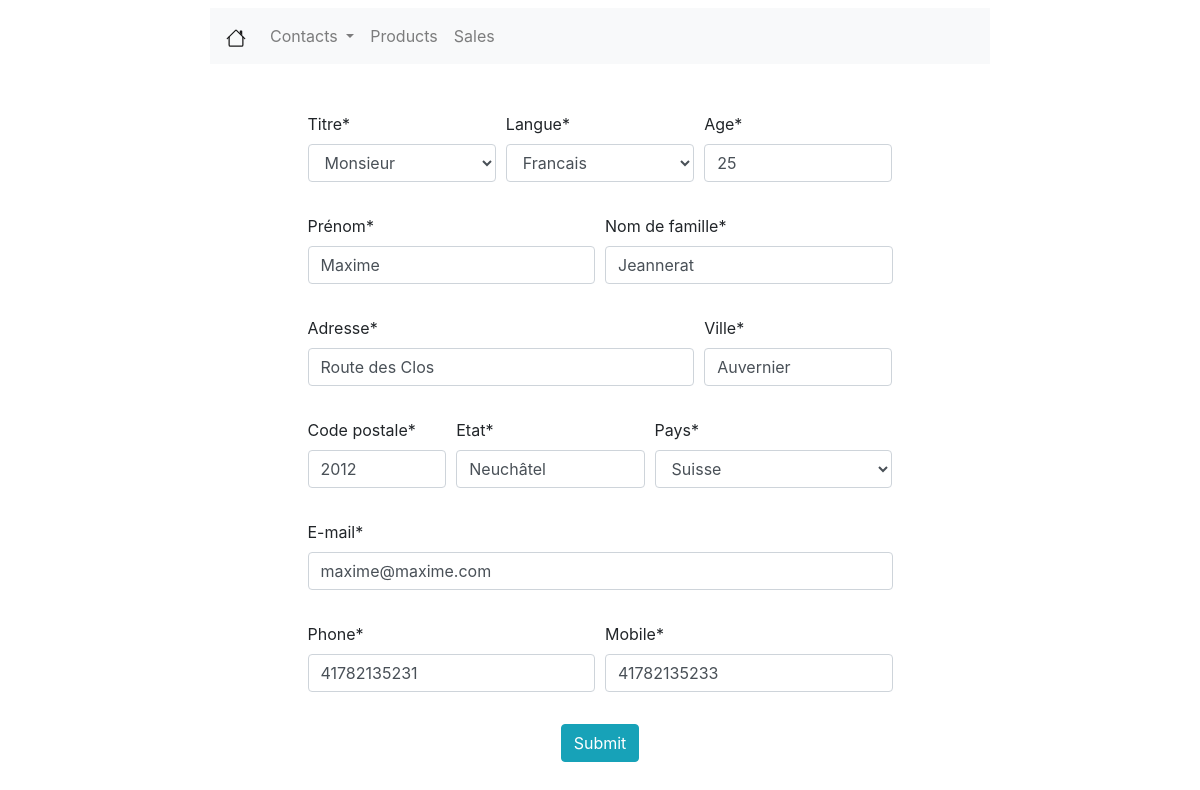
Page /contacts/5/edit/ on the committed database.
### contacts/models.py (models this page shows, shortened)
class Contact(models.Model):
    COUNTRY_CHOICES = (
        ('US', 'United States'),
        ('FR', 'France'),
        ('CH', 'Suisse'),
        ('RU', 'Russia'),
        ('IT', 'Italy'),
    )
    TITLE_CHOICES = (
        ('M.', 'Monsieur'),
        ('Mme', 'Madame'),
        ('Melle', 'Mademoiselle'),
        ('NA', 'Sans avis'),
    )
    LANG_CHOICES = (
        ('EN', 'Anglais'),
        ('FR', 'Francais'),
        ('CH', 'Suisse'),
        ('RU', 'Russe'),
        ('IT', 'Italien'),
    )
    is_active = models.BooleanField(verbose_name="active", default=True)
    title = models.CharField(verbose_name="titre", max_length=50, null=False, choices=TITLE_CHOICES, default='Mme')
    lang = models.CharField(verbose_name="Langue", max_length=80, null=False, choices=LANG_CHOICES, default='US')
    name = models.CharField(verbose_name='Prénom', max_length=200, null=True)
    lastname = models.CharField(verbose_name='Nom de famille', max_length=200, null=True)
    age = models.IntegerField(verbose_name='Age', null=True)
    street = models.CharField(verbose_name="Adresse", max_length=100, null=True)
    region_zip = models.IntegerField(verbose_name="Code postale", null=True)
    city = models.CharField(verbose_name="Ville", max_length=200, null=True)
    country = models.CharField(verbose_name="Pays", max_length=100, null=False, choices=COUNTRY_CHOICES, default='CH')
    phone = PhoneNumberField(null=True)
    mobile = PhoneNumberField(null=True)
    email = models.EmailField(verbose_name="E-mail", max_length=254, null=True)
    state = models.CharField(verbose_name="Etat", max_length=20, null=True)

### contacts/views.py (the view)
# urls.py: path('<int:pk>/edit/', views.EditView.as_view(), name='edit_contact'),
class EditView(generic.UpdateView):
    template_name = 'contacts/contacts_createview.html'
    model = Contact
    form_class = ContactsModelForm

### contacts/forms.py
class ContactsModelForm(forms.ModelForm):
    class Meta:
        model = Contact
        fields = '__all__'
        exclude = ['is_active']

### contacts/templates/contacts/contacts_createview.html (shortened to what this page needs)
{% extends 'viewlist/viewlist.html' %}
{% load crispy_forms_tags %}
{% block viewlist %}
    <form method="post">
        <div class="w-50 mx-auto mt-5">
            <div class="form-row">
                <div class="form-group col-md-4">
                    {{ form.title|as_crispy_field }}
                </div>
                <div class="form-group col-md-4">
                    {{ form.lang|as_crispy_field }}
                </div>
                <div class="form-group col-md-4">
                    {{ form.age|as_crispy_field }}
                </div>
            </div>
            <div class="form-row">
                <div class="form-group col-md-6">
                    {{ form.name|as_crispy_field }}
                </div>
                <div class="form-group col-md-6">
                    {{ form.lastname|as_crispy_field }}
                </div>
            </div>
            <div class="form-row">
                <div class="form-group col-md-8">
                    {{ form.street|as_crispy_field }}
                </div>
                <div class="form-group col-md-4">
                    {{ form.city|as_crispy_field }}
                </div>
            </div>
            <div class="form-row">
                <div class="form-group col-md-3">
                    {{ form.region_zip|as_crispy_field }}
                </div>
                <div class="form-group col-md-4">
                    {{ form.state|as_crispy_field }}
                </div>
                <div class="form-group col-md-5">
                    {{ form.country|as_crispy_field }}
                </div>
            </div>
            <div class="form-row">
                <div class="form-group col-md-12">
                    {{ form.email|as_crispy_field }}
                </div>
            </div>
            <div class="form-row">
                <div class="form-group col-md-6">
                    {{ form.phone|as_crispy_field }}
                </div>
                <div class="form-group col-md-6">
                    {{ form.mobile|as_crispy_field }}
                </div>
            </div>
            <div class="text-center">
                <button type="submit" class="btn btn-info">Submit</button>
            </div>
        </div>
    </form>
{% endblock %}

### rows in the picture
Contact: title "Monsieur", lang "Francais", age "25", name "Maxime", lastname "Jeannerat", street "Route des Clos", city "Auvernier", region_zip "2012", state "Neuchâtel", country "Suisse", email "maxime@maxime.com", phone "41782135231", mobile "41782135233"
